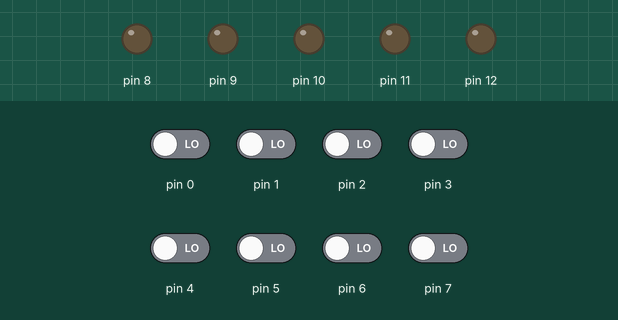
Bench run of a sketch on a simulated Arduino Uno, built with avr-gcc and run on an emulated ATmega328P. Shown: output pins drawn as LEDs (lit = HIGH). The test bench sets the inputs (shaded band); at power-on: pin 0–7 LOW.

Above: at 1.2 s.
1.3 s: pin 0 driven HIGH
At 2.5 s:
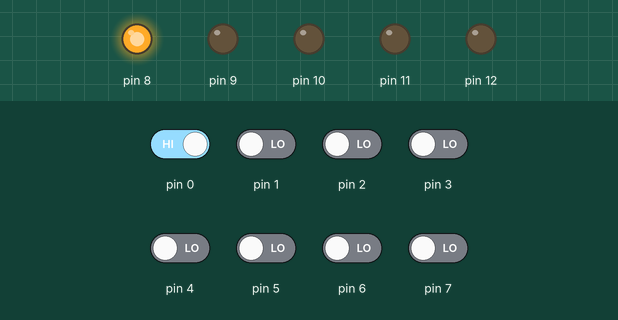
2.8 s: pin 1 driven HIGH
At 3.9 s:
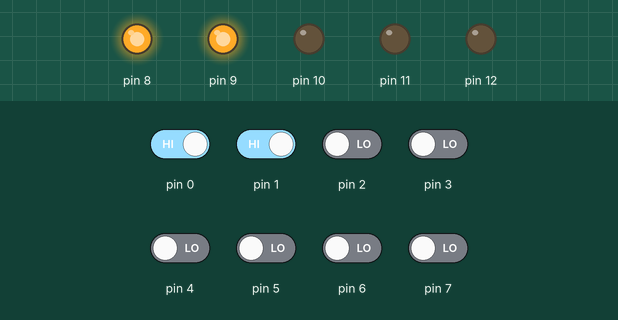
4.3 s: pin 2 driven HIGH
At 5.0 s:
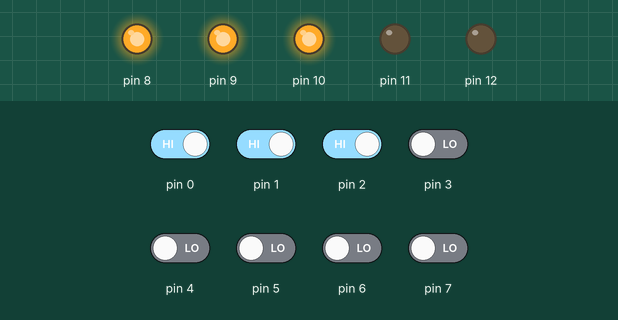
5.8 s: pin 3 driven HIGH
At 6.2 s:
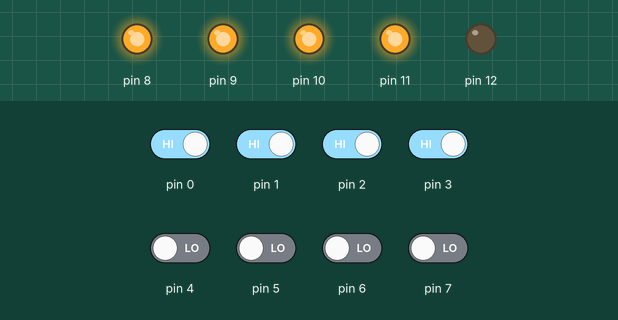
7.3 s: pin 4 driven HIGH
At 8.5 s:
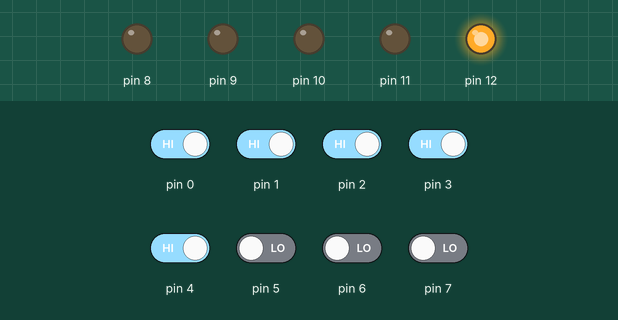
8.8 s: pin 5 driven HIGH
At 9.6 s:
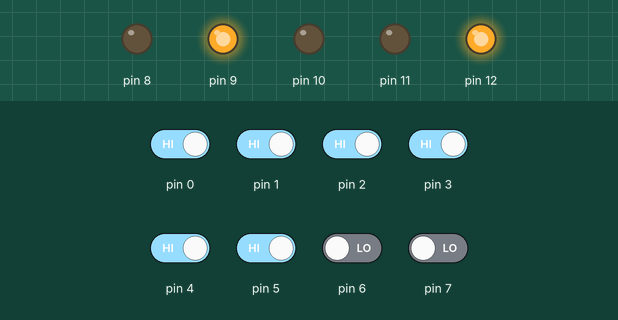
Timing chart, 0 to 11.3 s (numbered marks = the images above; inputs shaded):
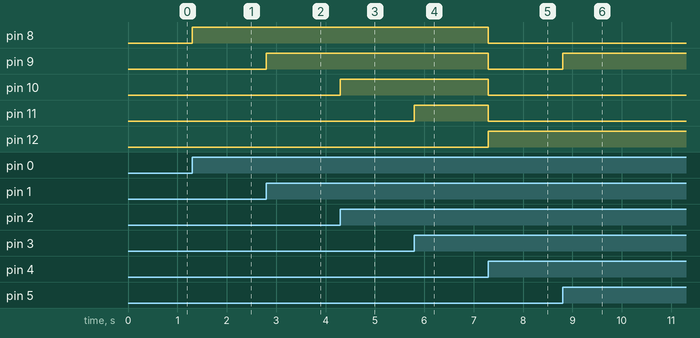

Measured:
- after the input at 1.3 s, pin 8: LOW → HIGH at once
- after the input at 2.8 s, pin 9: LOW → HIGH at once
- after the input at 4.3 s, pin 10: LOW → HIGH at once
- after the input at 5.8 s, pin 11: LOW → HIGH at once
- after the input at 7.3 s, pin 8–11: HIGH → LOW at once; pin 12: LOW → HIGH at once
- after the input at 8.8 s, pin 9: LOW → HIGH at once

The sketch:

base_trab_2.ino
```cpp
//TECNICO EM DESENVOLVIMENTO DE SISTEMAS - SENAC NH
//Programa base para TRABALHO 2
//PROF.: Glauber Kiss de Souza
//DISC.: Analizar Orient. Tecnicas

// Simulador de circuito FullAdder
int carryBit = 0;
int nib1a = 0, nib1b = 0, nib1c = 0, nib1d = 0;
int nib2a = 0, nib2b = 0, nib2c = 0, nib2d = 0;
int res1a = 0, res1b = 0, res1c = 0, res1d = 0;

// Function to calculate the sum bit of a full adder
int somaBit(int b1a, int b2a, int cBit)
{
    // Sum bit is the XOR of the three inputs
    int bitResult = (b1a ^ b2a) ^ cBit;
    return bitResult;
}

// Function to calculate the carry bit of a full adder
int somaCarryBit(int b1a, int b2a, int cBit)
{
    // Carry bit is 1 if at least two of the three inputs are 1
    int newCarry = (b1a && b2a) || (b1a && cBit) || (b2a && cBit);
    return newCarry;
}

// Setup function: Initializes pins
void setup()
{
    pinMode(0, INPUT);
    pinMode(1, INPUT);
    pinMode(2, INPUT);
    pinMode(3, INPUT);
    pinMode(4, INPUT);
    pinMode(5, INPUT);
    pinMode(6, INPUT);
    pinMode(7, INPUT);
    pinMode(8, OUTPUT);
    pinMode(9, OUTPUT);
    pinMode(10, OUTPUT);
    pinMode(11, OUTPUT);
    pinMode(12, OUTPUT);
    pinMode(13, INPUT);
}

// Main loop: Reads inputs, performs addition, writes outputs
void loop()
{
    // Read input bits from pins
    nib1a = digitalRead(0);
    nib1b = digitalRead(1);
    nib1c = digitalRead(2);
    nib1d = digitalRead(3);
    nib2a = digitalRead(4);
    nib2b = digitalRead(5);
    nib2c = digitalRead(6);
    nib2d = digitalRead(7);

    // Perform 4-bit addition using full adder logic
    carryBit = 0;
    res1a = somaBit(nib1a, nib2a, carryBit);
    carryBit = somaCarryBit(nib1a, nib2a, carryBit);
    res1b = somaBit(nib1b, nib2b, carryBit);
    carryBit = somaCarryBit(nib1b, nib2b, carryBit);
    res1c = somaBit(nib1c, nib2c, carryBit);
    carryBit = somaCarryBit(nib1c, nib2c, carryBit);
    res1d = somaBit(nib1d, nib2d, carryBit);
    carryBit = somaCarryBit(nib1d, nib2d, carryBit);

    // Write result bits to output pins
    digitalWrite(8, res1a);
    digitalWrite(9, res1b);
    digitalWrite(10, res1c);
    digitalWrite(11, res1d);
    digitalWrite(12, carryBit);
}
```
